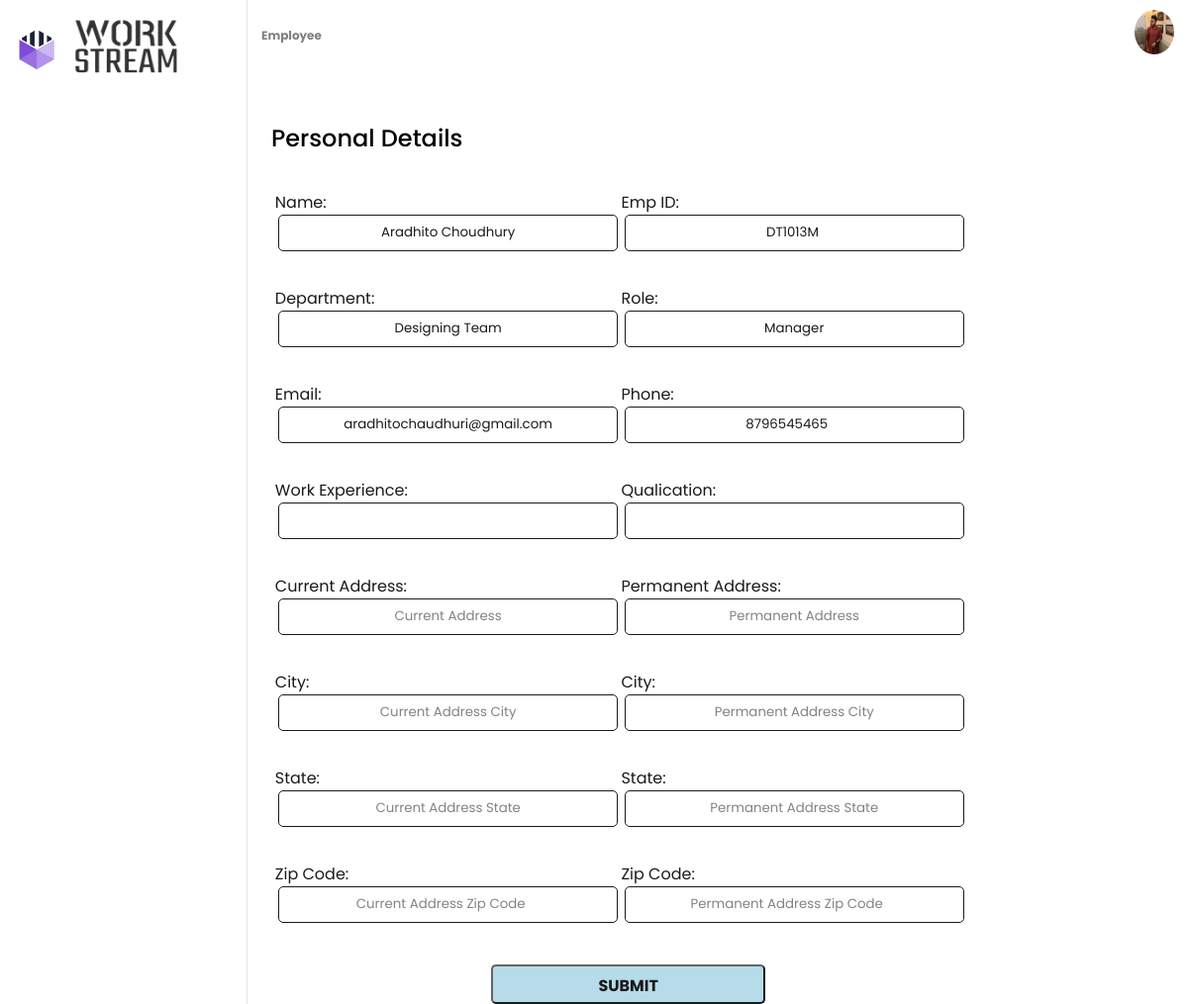
The page /employee/emp_first.php (signed in) on the database its author committed.
### tables this page shows
CREATE TABLE `staff` (
  `id` int(26) NOT NULL,
  `empid` varchar(255) NOT NULL,
  `man` varchar(255) NOT NULL,
  `du` datetime DEFAULT NULL,
  `name` varchar(253) NOT NULL,
  `img` varchar(356) NOT NULL,
  `pass` varchar(256) NOT NULL,
  `verify_token` varchar(9000) NOT NULL,
  `deptm` varchar(235) NOT NULL,
  `phone` varchar(22) NOT NULL,
  `email` varchar(235) NOT NULL,
  `dt` datetime NOT NULL DEFAULT current_timestamp() ON UPDATE current_timestamp()
);

### employee/emp_first.php (the view, shortened to what this page needs)
<?php
include '../conn.php';
$email2 = $_SESSION["email2"];
$data = mysqli_query($conn, "SELECT * FROM staff WHERE email = '$email2';");
$img = $_SESSION['img'];
?>
<!DOCTYPE html>
<html lang="en">
<head>
    <link rel="stylesheet" href="style.css">
    <link rel="stylesheet" href="https://unicons.iconscout.com/release/v4.0.0/css/line.css">
</head>
<body>
    <nav>
        <div class="logo-name">
        <div class="logo-image">
                <img src="logo1.png" alt="p8">
            </div>
            <div class="logo-image2">
                <img src="logo2.png" alt="" id="p9">
            </div>
        </div>
    </nav>
    <section class="dashboard">
        <div class="top">
            <div class="nm">
                <h5 class="er">Employee</h5>
            </div>
            <a href="emp_personal.php"> <img src="../<?php echo $img; ?>" height="45px" width="45px" alt=""> </a>
        </div>
        <div class="dash-content">
            <div class="overview">
                <div class="title">
                    <span class="text">Personal Details</span>
                </div>
            </div>
        </div>
        <?php
        if ($total3 = mysqli_num_rows($data) > 0) {
            while ($result3 = mysqli_fetch_array($data)) {
        ?>
                <form action="emp_first_load.php" id="formx" method="POST">
                    <div class="hx1">
                        Name: <input type="text" name="name" value="<?php echo $result3['name']; ?>" readonly required>
                        Department: <input type="text" name="deptm" value="<?php echo $result3['deptm']; ?>" readonly required>
                        Email: <input type="email" name="email" value="<?php echo $result3['email']; ?>" required>
                        Work Experience: <input type="text" name="work_ex" required>
                        Current Address: <input type="text" name="cur_add" required placeholder="Current Address">
                        City: <input type="text" name="cur_city" required placeholder="Current Address City">
                        State: <input type="text" name="cur_state" required placeholder="Current Address State">
                        Zip Code: <input type="number" name="cur_zip" min="786145" max="799120" required placeholder="Current Address Zip Code">
                    </div>
                    <div class="hx2">
                        Emp ID: <input type="text" name="empid" value="<?php echo $result3['empid']; ?> " readonly required>
                        Role: <input type="text" name="role" value="<?php echo $result3['man']; ?>" readonly required>
                        Phone: <input type="number" name="phone" min="60000000" max="9999999999" value="<?php echo $result3['phone']; ?>" required>
                        Qualication: <input type="text" name="quali" required>
                        Permanent Address: <input type="text" name="per_add" required placeholder="Permanent Address">
                        City: <input type="text" name="per_city" required placeholder="Permanent Address City">
                        State: <input type="text" name="per_state" required placeholder="Permanent Address State">
                        Zip Code: <input type="number" name="per_zip" min="786145" max="799120" required placeholder="Permanent Address Zip Code">
                    </div>
                    <button class="sub" type="submit">SUBMIT</button>
                </form>
        <?php
            }
        } else {
            echo "no FoUnD";
        }
        ?>
    </section>
</body>
</html>

### employee/style.css (style rules this page uses)
* { margin: 0; padding: 0; box-sizing: border-box; font-family: 'Poppins', sans-serif; }
:root { --primary-color: #0E4BF1; --panel-color: #FFF; --text-color: #000; --black-light-color: #707070; --border-color: #e6e5e5; --toggle-color: #DDD; --box1-color: #4DA3FF; --box2-color: #FFE6AC; --box3-color: #E7D1FC; --title-icon-color: #fff; }
body { min-height: 100vh; }
nav { position: fixed; top: 0; left: 0; height: 100%; width: 250px; padding: 10px 14px; background-color: var(--panel-color); border-right: 1px solid var(--border-color); transition: var(--tran-05); }
nav .logo-name { display: flex; align-items: center; }
nav .logo-image { display: flex; justify-content: center; min-width: 45px; }
nav .logo-image img { width: 40px; object-fit: cover; border-radius: 50%; }
.dashboard { position: relative; left: 250px; background-color: var(--panel-color); min-height: 100vh; width: calc(100% - 250px); padding: 10px 14px; transition: var(--tran-05); }
.dashboard .top { position: fixed; top: 0; left: 250px; display: flex; width: calc(100% - 250px); justify-content: space-between; align-items: center; padding: 10px 14px; background-color: var(--panel-color); transition: var(--tran-05); z-index: 10; }
.top img { width: 40px; border-radius: 50%; }
.dashboard .dash-content { padding-top: 50px; }
.dash-content .title { display: flex; align-items: center; margin: 60px 0 30px 0; }
.dash-content .title .text { font-size: 24px; font-weight: 500; color: var(--text-color); margin-left: 10px; }

### employee/emp_first.php (style rules this page uses)
#p9 { height: 121px; width: 109px; border-radius: 0px; margin-top: -40px; margin-bottom: -40px; margin-left: 15px; }
nav .logo-image img { width: 40px; object-fit: cover; border-radius: 50%; }
.er { font-size: 12px; color: gray; }
.hx1 { display: flexbox; width: 48%; }
.hx2 { display: flexbox; width: 48%; }
#formx { background-color: #fff; border-radius: 7px; width: 80%; height: 515px; opacity: 0.9; padding: 0.5%; margin-left: 1%; display: flex; }
#formx input { width: 98%; height: 37px; border: 1px solid black; border-radius: 5px; text-align: center; padding: 2%; margin-left: 1%; margin-bottom: 35px; }
.sub { width: 38%; background-color: lightblue; color: #000; border-radius: 5px; height: 40px; padding: 1% 2%; margin-left: -66%; margin-top: 783px; cursor: pointer; margin-bottom: 70px; font-size: 16px; font-weight: bold; }
:root { --primary-color: none --panel-color: #FFF; --text-color: #000; --black-light-color: #707070; --border-color: #e6e5e5; --toggle-color: #DDD; --box1-color: #4DA3FF; --box2-color: #FFE6AC; --box3-color: #E7D1FC; --title-icon-color: #fff; --tran-05: all 0.5s ease; --tran-03: all 0.3s ease; --tran-03: all 0.2s ease; }

### rows shown on the page
staff: name "Aradhito Choudhury", deptm "Designing Team", email "aradhitochaudhuri@gmail.com", empid "DT1013M", role "Manager", phone "8796545465"
